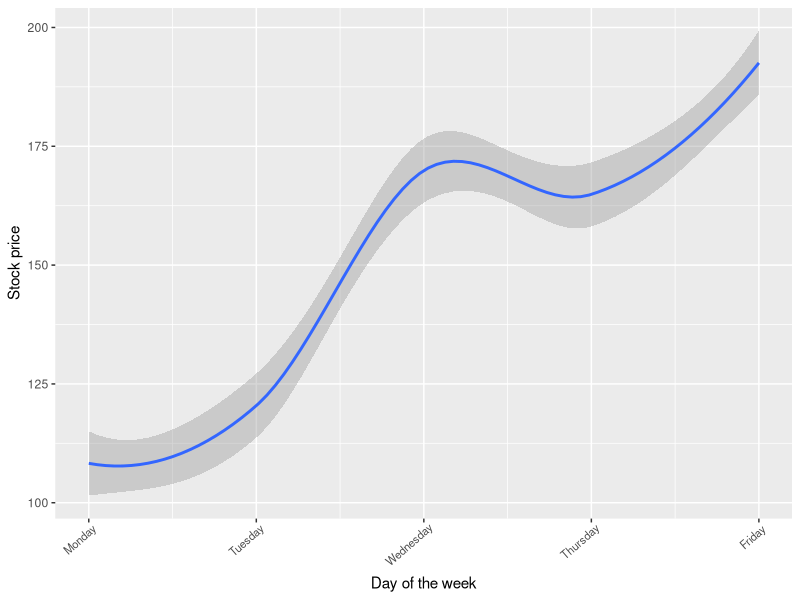

Source code (R):
library(ggplot2)
library(dplyr)
library(lubridate)
data <- read.csv("generated_data.csv")
data <- data |> 
  mutate(
    Date = as.Date(Date),
    wday = wday(Date, label = FALSE, week_start = 1) 
  )
print(ggplot(data) +
  stat_smooth(aes(x = wday, y = Open, group = 1), linetype = "solid", level = 0.7) +
  # Force the X-axis to show sequence 1 to 7 corresponding to Mon-Sun
  scale_x_continuous(
    breaks = 1:7,
    labels = c("Monday", "Tuesday", "Wednesday", "Thursday", "Friday", "Saturday", "Sunday")
  ) +
  theme(axis.text.x = element_text(angle = 41, hjust = 0.9, size = 8)) +
  labs(
    x = "Day of the week",
    y = "Stock price"
  ))
